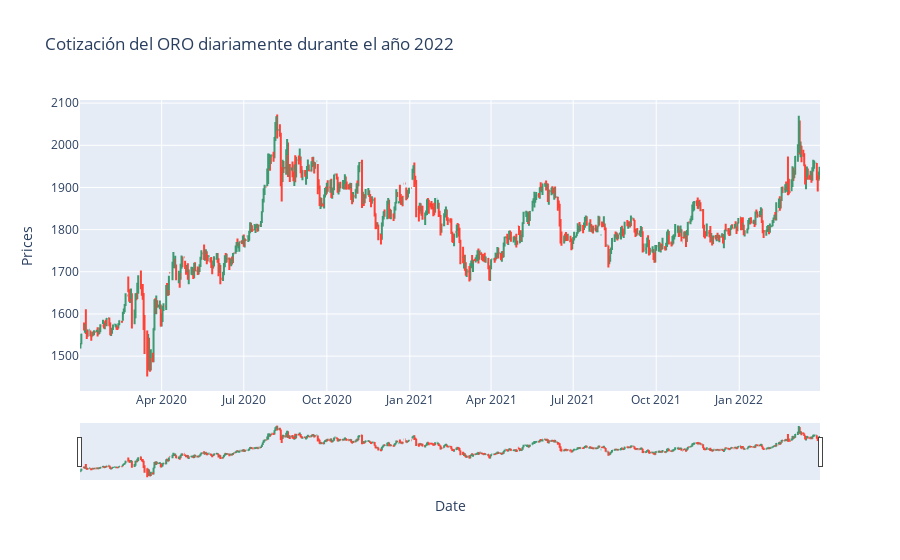

Source (notebook cell):
### Code cell
import plotly.graph_objects as go

fig3=go.Figure(data=[go.Ohlc(x=df_gold_OHCL.index, open=df_gold_OHCL['Open'], high=df_gold_OHCL['High'],
                                     low=df_gold_OHCL['Low'],close=df_gold_OHCL['Close'])])

fig3.update_xaxes(title_text='Date')
fig3.update_yaxes(title_text='Prices')
fig3.update_layout(xaxis_rangeslider_visible=True, title='Cotización del ORO diariamente durante el año 2022')
fig3.write_html( 'Data/Gold_OHCL.html')

fig3.show()

### Figure 1 — Plotly figure (JSON) as saved in the notebook; plotly's stock layout.template omitted (floating-point values rounded to 4 significant figures; data arrays with more than 128 entries replaced by an {"elided": "..."} marker saying what was removed)
{"data": [{"close": {"elided": "725 float values"}, "high": {"elided": "725 float values"}, "low": {"elided": "725 float values"}, "open": {"elided": "725 float values"}, "type": "ohlc", "x": {"elided": "725 str values"}}], "layout": {"title": {"text": "Cotización del ORO diariamente durante el año 2022"}, "xaxis": {"rangeslider": {"visible": true}, "title": {"text": "Date"}}, "yaxis": {"title": {"text": "Prices"}}}}
